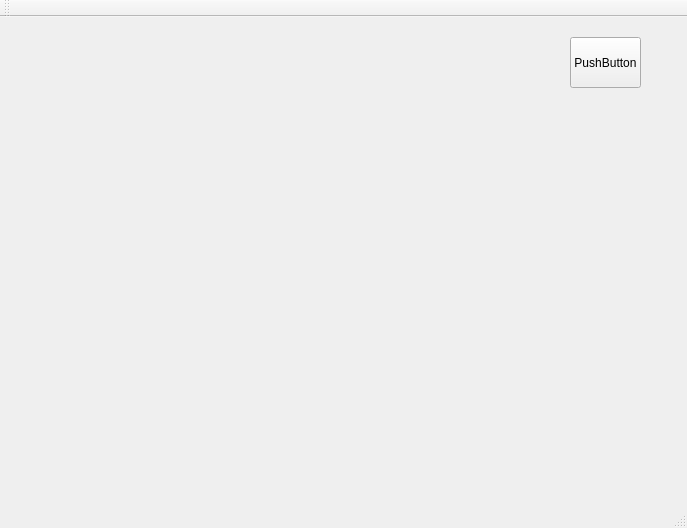
<?xml version="1.0" encoding="UTF-8"?>
<ui version="4.0">
 <class>MainWindow</class>
 <widget class="QMainWindow" name="MainWindow">
  <property name="geometry">
   <rect>
    <x>0</x>
    <y>0</y>
    <width>687</width>
    <height>528</height>
   </rect>
  </property>
  <property name="windowTitle">
   <string>MainWindow</string>
  </property>
  <widget class="QWidget" name="centralWidget">
   <widget class="QPushButton" name="pushButton">
    <property name="geometry">
     <rect>
      <x>570</x>
      <y>20</y>
      <width>71</width>
      <height>51</height>
     </rect>
    </property>
    <property name="text">
     <string>PushButton</string>
    </property>
   </widget>
  </widget>
  <widget class="QMenuBar" name="menuBar">
   <property name="geometry">
    <rect>
     <x>0</x>
     <y>0</y>
     <width>687</width>
     <height>23</height>
    </rect>
   </property>
  </widget>
  <widget class="QToolBar" name="mainToolBar">
   <attribute name="toolBarArea">
    <enum>TopToolBarArea</enum>
   </attribute>
   <attribute name="toolBarBreak">
    <bool>false</bool>
   </attribute>
  </widget>
  <widget class="QStatusBar" name="statusBar"/>
 </widget>
 <layoutdefault spacing="6" margin="11"/>
 <resources/>
 <connections/>
</ui>
